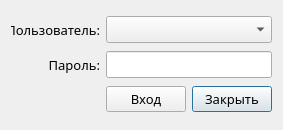
<?xml version="1.0" encoding="UTF-8"?>
<ui version="4.0">
 <class>login_Dialog</class>
 <widget class="QDialog" name="login_Dialog">
  <property name="windowModality">
   <enum>Qt::ApplicationModal</enum>
  </property>
  <property name="enabled">
   <bool>true</bool>
  </property>
  <property name="geometry">
   <rect>
    <x>0</x>
    <y>0</y>
    <width>283</width>
    <height>130</height>
   </rect>
  </property>
  <property name="minimumSize">
   <size>
    <width>283</width>
    <height>130</height>
   </size>
  </property>
  <property name="maximumSize">
   <size>
    <width>350</width>
    <height>130</height>
   </size>
  </property>
  <property name="windowTitle">
   <string>Авторизация</string>
  </property>
  <property name="modal">
   <bool>true</bool>
  </property>
  <layout class="QGridLayout" name="gridLayout">
   <property name="verticalSpacing">
    <number>3</number>
   </property>
   <item row="2" column="3">
    <widget class="QPushButton" name="exit_button">
     <property name="font">
      <font>
       <family>Amazon Ember Display</family>
       <pointsize>10</pointsize>
      </font>
     </property>
     <property name="text">
      <string>Закрыть</string>
     </property>
    </widget>
   </item>
   <item row="2" column="2">
    <widget class="QPushButton" name="login_button">
     <property name="font">
      <font>
       <family>Amazon Ember Display</family>
       <pointsize>10</pointsize>
      </font>
     </property>
     <property name="text">
      <string>Вход</string>
     </property>
    </widget>
   </item>
   <item row="1" column="2" colspan="2">
    <widget class="QLineEdit" name="password_field">
     <property name="minimumSize">
      <size>
       <width>0</width>
       <height>27</height>
      </size>
     </property>
     <property name="font">
      <font>
       <family>Amazon Ember Display</family>
       <pointsize>10</pointsize>
      </font>
     </property>
     <property name="echoMode">
      <enum>QLineEdit::Password</enum>
     </property>
    </widget>
   </item>
   <item row="0" column="2" colspan="2">
    <widget class="QComboBox" name="comboBox">
     <property name="minimumSize">
      <size>
       <width>0</width>
       <height>27</height>
      </size>
     </property>
     <property name="font">
      <font>
       <family>Amazon Ember Display</family>
       <pointsize>10</pointsize>
      </font>
     </property>
    </widget>
   </item>
   <item row="0" column="0">
    <widget class="QLabel" name="user_input_label">
     <property name="font">
      <font>
       <family>Amazon Ember Display</family>
       <pointsize>10</pointsize>
      </font>
     </property>
     <property name="text">
      <string>Пользователь:</string>
     </property>
     <property name="alignment">
      <set>Qt::AlignRight|Qt::AlignTrailing|Qt::AlignVCenter</set>
     </property>
    </widget>
   </item>
   <item row="1" column="0">
    <widget class="QLabel" name="pass_input_label">
     <property name="font">
      <font>
       <family>Amazon Ember Display</family>
       <pointsize>10</pointsize>
      </font>
     </property>
     <property name="text">
      <string>Пароль:</string>
     </property>
     <property name="alignment">
      <set>Qt::AlignRight|Qt::AlignTrailing|Qt::AlignVCenter</set>
     </property>
    </widget>
   </item>
  </layout>
 </widget>
 <resources/>
 <connections/>
</ui>
